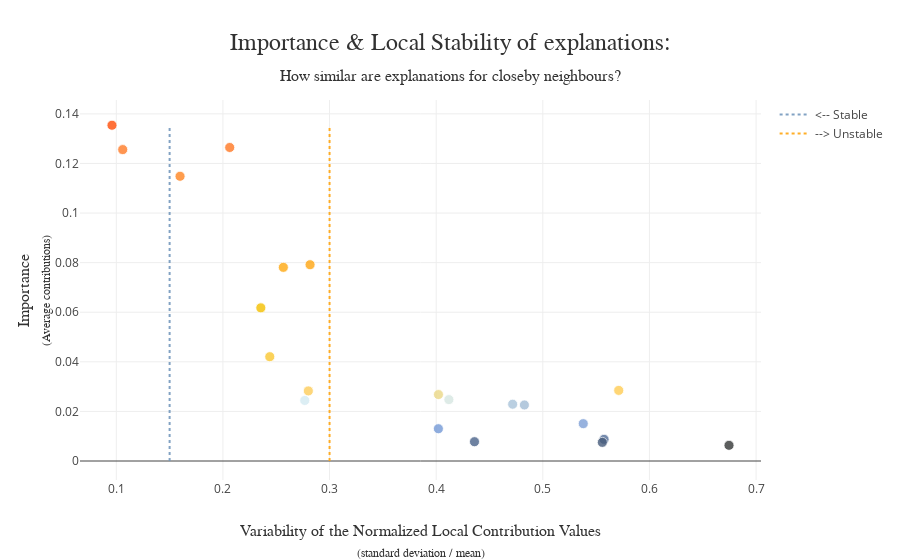

Here is the notebook cell this chart was saved with:
### Code cell
xpl.plot.stability_plot()

### Figure 1 — Plotly figure (JSON) as saved in the notebook; plotly's stock layout.template omitted (floating-point values rounded to 4 significant figures)
{"data": [{"hovertemplate": "%{hovertext}<extra></extra>", "hovertext": ["<b>Feature: %dl_volume</b><br />Importance: 0.013017155364707182<br />Variability: 0.40205795479331774", "<b>Feature: %tcp_protocol</b><br />Importance: 0.12559052135663282<br />Variability: 0.10603014757744174", "<b>Feature: %udp_protocol</b><br />Importance: 0.1354107690408183<br />Variability: 0.0959668901056701", "<b>Feature: %ul_volume</b><br />Importance: 0.006319307934886427<br />Variability: 0.6746075571983152", "<b>Feature: avg_dl_volume</b><br />Importance: 0.02826723070259394<br />Variability: 0.28010668327943217", "<b>Feature: avg_ul_volume</b><br />Importance: 0.126443098853939<br />Variability: 0.20635245189350895", "<b>Feature: dl_data_volume</b><br />Importance: 0.11483154899225641<br />Variability: 0.159790637781276", "<b>Feature: dl_packet</b><br />Importance: 0.022597849710941965<br />Variability: 0.48272584135178676", "<b>Feature: kB/s</b><br />Importance: 0.02289946757602403<br />Variability: 0.4717083279371768", "<b>Feature: max_dl_volume</b><br />Importance: 0.00873091776079319<br />Variability: 0.5574518546177476", "<b>Feature: max_ul_volume</b><br />Importance: 0.0617596721907865<br />Variability: 0.2355456786612752", "<b>Feature: min_dl_volume</b><br />Importance: 0.042063328174901014<br />Variability: 0.2439420587040714", "<b>Feature: min_ul_volume</b><br />Importance: 0.024412116794955165<br />Variability: 0.27674604268828085", "<b>Feature: nb_downlink_packet</b><br />Importance: 0.07810266792031716<br />Variability: 0.25665896352984924", "<b>Feature: nb_packet/s</b><br />Importance: 0.07916562236949491<br />Variability: 0.2817205509726866", "<b>Feature: nb_uplink_packet</b><br />Importance: 0.015062018955142632<br />Variability: 0.5379176671612634", "<b>Feature: session_time</b><br />Importance: 0.026792102580852864<br />Variability: 0.4021217424570076", "<b>Feature: std_dl_volume</b><br />Importance: 0.028472934739858343<br />Variability: 0.5711875267848228", "<b>Feature: std_ul_volume</b><br />Importance: 0.007783378875347538<br />Variability: 0.43591084339376684", "<b>Feature: ul_data_volume</b><br />Importance: 0.02476427547852657<br />Variability: 0.4118837544098627", "<b>Feature: ul_packet</b><br />Importance: 0.007514014626224193<br />Variability: 0.5558158393466595"], "marker": {"color": [0.01302, 0.1256, 0.1354, 0.006319, 0.02827, 0.1264, 0.1148, 0.0226, 0.0229, 0.008731, 0.06176, 0.04206, 0.02441, 0.0781, 0.07917, 0.01506, 0.02679, 0.02847, 0.007783, 0.02476, 0.007514], "colorscale": [[0, "rgb(52, 55, 54)"], [0.01134, "rgb(74, 99, 138)"], [0.05188, "rgb(116, 153, 214)"], [0.1261, "rgb(162, 188, 213)"], [0.1402, "rgb(212, 234, 242)"], [0.1586, "rgb(235, 216, 134)"], [0.1716, "rgb(255, 204, 83)"], [0.4295, "rgb(244, 192, 0)"], [0.5643, "rgb(255, 166, 17)"], [0.9239, "rgb(255, 123, 38)"], [1, "rgb(255, 77, 7)"]], "line": {"color": "white", "width": 0.8}, "opacity": 0.8, "size": 10}, "mode": "markers", "showlegend": false, "type": "scatter", "x": [0.4021, 0.106, 0.09597, 0.6746, 0.2801, 0.2064, 0.1598, 0.4827, 0.4717, 0.5575, 0.2355, 0.2439, 0.2767, 0.2567, 0.2817, 0.5379, 0.4021, 0.5712, 0.4359, 0.4119, 0.5558], "y": [0.01302, 0.1256, 0.1354, 0.006319, 0.02827, 0.1264, 0.1148, 0.0226, 0.0229, 0.008731, 0.06176, 0.04206, 0.02441, 0.0781, 0.07917, 0.01506, 0.02679, 0.02847, 0.007783, 0.02476, 0.007514]}, {"hoverinfo": "none", "line": {"color": "rgba(117, 152, 189, 0.9)", "dash": "dot"}, "mode": "lines", "name": "<-- Stable", "type": "scatter", "x": [0.15, 0.15, 0.15, 0.15, 0.15, 0.15, 0.15, 0.15, 0.15, 0.15, 0.15, 0.15, 0.15, 0.15, 0.15, 0.15, 0.15, 0.15, 0.15, 0.15, 0.15], "y": [0, 0.1354]}, {"hoverinfo": "none", "line": {"color": "rgba(255, 166, 17, 0.9)", "dash": "dot"}, "mode": "lines", "name": "--> Unstable", "type": "scatter", "x": [0.3, 0.3, 0.3, 0.3, 0.3, 0.3, 0.3, 0.3, 0.3, 0.3, 0.3, 0.3, 0.3, 0.3, 0.3, 0.3, 0.3, 0.3, 0.3, 0.3, 0.3], "y": [0, 0.1354]}], "layout": {"coloraxis": {"showscale": false}, "hovermode": "closest", "title": {"font": {"color": "rgb(50, 50, 50)", "family": "Arial", "size": 24}, "pad": {"b": 50}, "text": "Importance & Local Stability of explanations:<span style='font-size: 16px;'><br />How similar are explanations for closeby neighbours?</span>", "x": 0.5, "xanchor": "center", "yanchor": "bottom"}, "xaxis": {"automargin": true, "range": [0.06597, 0.7046], "title": {"font": {"color": "rgb(50, 50, 50)", "family": "Arial Black", "size": 16}, "text": "Variability of the Normalized Local Contribution Values<span style='font-size: 12px;'><br />(standard deviation / mean)</span>"}}, "yaxis": {"automargin": true, "title": {"font": {"color": "rgb(50, 50, 50)", "family": "Arial Black", "size": 16}, "text": "Importance<span style='font-size: 12px;'><br />(Average contributions)</span>"}}}}
